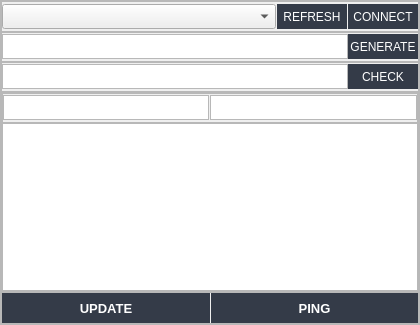
<?xml version="1.0" encoding="UTF-8"?>
<ui version="4.0">
 <class>Form</class>
 <widget class="QWidget" name="Form">
  <property name="geometry">
   <rect>
    <x>0</x>
    <y>0</y>
    <width>420</width>
    <height>325</height>
   </rect>
  </property>
  <property name="minimumSize">
   <size>
    <width>420</width>
    <height>325</height>
   </size>
  </property>
  <property name="maximumSize">
   <size>
    <width>420</width>
    <height>325</height>
   </size>
  </property>
  <property name="windowTitle">
   <string>Form</string>
  </property>
  <layout class="QVBoxLayout" name="verticalLayout_3">
   <property name="spacing">
    <number>0</number>
   </property>
   <property name="leftMargin">
    <number>0</number>
   </property>
   <property name="topMargin">
    <number>0</number>
   </property>
   <property name="rightMargin">
    <number>0</number>
   </property>
   <property name="bottomMargin">
    <number>0</number>
   </property>
   <item>
    <widget class="QFrame" name="frame">
     <property name="frameShape">
      <enum>QFrame::StyledPanel</enum>
     </property>
     <property name="frameShadow">
      <enum>QFrame::Raised</enum>
     </property>
     <layout class="QVBoxLayout" name="verticalLayout">
      <property name="spacing">
       <number>0</number>
      </property>
      <property name="leftMargin">
       <number>0</number>
      </property>
      <property name="topMargin">
       <number>0</number>
      </property>
      <property name="rightMargin">
       <number>0</number>
      </property>
      <property name="bottomMargin">
       <number>0</number>
      </property>
      <item>
       <widget class="QFrame" name="frame_6">
        <property name="frameShape">
         <enum>QFrame::StyledPanel</enum>
        </property>
        <property name="frameShadow">
         <enum>QFrame::Raised</enum>
        </property>
        <layout class="QHBoxLayout" name="horizontalLayout_4">
         <property name="spacing">
          <number>1</number>
         </property>
         <property name="leftMargin">
          <number>0</number>
         </property>
         <property name="topMargin">
          <number>0</number>
         </property>
         <property name="rightMargin">
          <number>0</number>
         </property>
         <property name="bottomMargin">
          <number>0</number>
         </property>
         <item>
          <widget class="QComboBox" name="comboBox">
           <property name="minimumSize">
            <size>
             <width>0</width>
             <height>25</height>
            </size>
           </property>
           <property name="maximumSize">
            <size>
             <width>16777215</width>
             <height>25</height>
            </size>
           </property>
          </widget>
         </item>
         <item>
          <widget class="QPushButton" name="pushButton_3">
           <property name="minimumSize">
            <size>
             <width>70</width>
             <height>25</height>
            </size>
           </property>
           <property name="maximumSize">
            <size>
             <width>70</width>
             <height>25</height>
            </size>
           </property>
           <property name="styleSheet">
            <string notr="true">QPushButton {	
	border: none;
	
	color: rgb(255, 255, 255);
	background-color: rgb(52, 59, 72);
}
QPushButton:hover {
	background-color: rgb(52, 59, 72);
}
QPushButton:pressed {	
	background-color: rgb(85, 170, 255);
}</string>
           </property>
           <property name="text">
            <string>REFRESH</string>
           </property>
          </widget>
         </item>
         <item>
          <widget class="QPushButton" name="pushButton_2">
           <property name="minimumSize">
            <size>
             <width>70</width>
             <height>25</height>
            </size>
           </property>
           <property name="maximumSize">
            <size>
             <width>70</width>
             <height>25</height>
            </size>
           </property>
           <property name="styleSheet">
            <string notr="true">QPushButton {	
	border: none;
	
	color: rgb(255, 255, 255);
	background-color: rgb(52, 59, 72);
}
QPushButton:hover {
	background-color: rgb(52, 59, 72);
}
QPushButton:pressed {	
	background-color: rgb(85, 170, 255);
}</string>
           </property>
           <property name="text">
            <string>CONNECT</string>
           </property>
          </widget>
         </item>
        </layout>
       </widget>
      </item>
      <item>
       <widget class="QFrame" name="frame_2">
        <property name="maximumSize">
         <size>
          <width>16777215</width>
          <height>30</height>
         </size>
        </property>
        <property name="frameShape">
         <enum>QFrame::StyledPanel</enum>
        </property>
        <property name="frameShadow">
         <enum>QFrame::Raised</enum>
        </property>
        <layout class="QHBoxLayout" name="horizontalLayout">
         <property name="spacing">
          <number>0</number>
         </property>
         <property name="leftMargin">
          <number>0</number>
         </property>
         <property name="topMargin">
          <number>0</number>
         </property>
         <property name="rightMargin">
          <number>0</number>
         </property>
         <property name="bottomMargin">
          <number>0</number>
         </property>
         <item>
          <widget class="QTextEdit" name="textEdit">
           <property name="minimumSize">
            <size>
             <width>0</width>
             <height>25</height>
            </size>
           </property>
           <property name="maximumSize">
            <size>
             <width>16777215</width>
             <height>25</height>
            </size>
           </property>
          </widget>
         </item>
         <item>
          <widget class="QPushButton" name="pushButton">
           <property name="minimumSize">
            <size>
             <width>70</width>
             <height>25</height>
            </size>
           </property>
           <property name="maximumSize">
            <size>
             <width>16777215</width>
             <height>25</height>
            </size>
           </property>
           <property name="styleSheet">
            <string notr="true">QPushButton {	
	border: none;
	
	color: rgb(255, 255, 255);
	background-color: rgb(52, 59, 72);
}
QPushButton:hover {
	background-color: rgb(52, 59, 72);
}
QPushButton:pressed {	
	background-color: rgb(85, 170, 255);
}</string>
           </property>
           <property name="text">
            <string>GENERATE</string>
           </property>
          </widget>
         </item>
        </layout>
       </widget>
      </item>
      <item>
       <widget class="QFrame" name="frame_3">
        <property name="maximumSize">
         <size>
          <width>16777215</width>
          <height>30</height>
         </size>
        </property>
        <property name="frameShape">
         <enum>QFrame::StyledPanel</enum>
        </property>
        <property name="frameShadow">
         <enum>QFrame::Raised</enum>
        </property>
        <layout class="QHBoxLayout" name="horizontalLayout_2">
         <property name="spacing">
          <number>0</number>
         </property>
         <property name="leftMargin">
          <number>0</number>
         </property>
         <property name="topMargin">
          <number>0</number>
         </property>
         <property name="rightMargin">
          <number>0</number>
         </property>
         <property name="bottomMargin">
          <number>0</number>
         </property>
         <item>
          <widget class="QTextEdit" name="textEdit_2">
           <property name="minimumSize">
            <size>
             <width>0</width>
             <height>25</height>
            </size>
           </property>
           <property name="maximumSize">
            <size>
             <width>16777215</width>
             <height>25</height>
            </size>
           </property>
          </widget>
         </item>
         <item>
          <widget class="QPushButton" name="pushButton_5">
           <property name="minimumSize">
            <size>
             <width>70</width>
             <height>25</height>
            </size>
           </property>
           <property name="maximumSize">
            <size>
             <width>16777215</width>
             <height>25</height>
            </size>
           </property>
           <property name="styleSheet">
            <string notr="true">QPushButton {	
	border: none;
	
	color: rgb(255, 255, 255);
	background-color: rgb(52, 59, 72);
}
QPushButton:hover {
	background-color: rgb(52, 59, 72);
}
QPushButton:pressed {	
	background-color: rgb(85, 170, 255);
}</string>
           </property>
           <property name="text">
            <string>CHECK</string>
           </property>
          </widget>
         </item>
        </layout>
       </widget>
      </item>
      <item>
       <widget class="QFrame" name="frame_4">
        <property name="maximumSize">
         <size>
          <width>16777215</width>
          <height>200</height>
         </size>
        </property>
        <property name="frameShape">
         <enum>QFrame::StyledPanel</enum>
        </property>
        <property name="frameShadow">
         <enum>QFrame::Raised</enum>
        </property>
        <layout class="QVBoxLayout" name="verticalLayout_2">
         <property name="spacing">
          <number>0</number>
         </property>
         <property name="leftMargin">
          <number>0</number>
         </property>
         <property name="topMargin">
          <number>0</number>
         </property>
         <property name="rightMargin">
          <number>0</number>
         </property>
         <property name="bottomMargin">
          <number>0</number>
         </property>
         <item>
          <widget class="QFrame" name="frame_7">
           <property name="minimumSize">
            <size>
             <width>0</width>
             <height>30</height>
            </size>
           </property>
           <property name="maximumSize">
            <size>
             <width>16777215</width>
             <height>30</height>
            </size>
           </property>
           <property name="frameShape">
            <enum>QFrame::StyledPanel</enum>
           </property>
           <property name="frameShadow">
            <enum>QFrame::Raised</enum>
           </property>
           <layout class="QHBoxLayout" name="horizontalLayout_5">
            <property name="spacing">
             <number>1</number>
            </property>
            <property name="leftMargin">
             <number>0</number>
            </property>
            <property name="topMargin">
             <number>0</number>
            </property>
            <property name="rightMargin">
             <number>0</number>
            </property>
            <property name="bottomMargin">
             <number>0</number>
            </property>
            <item>
             <widget class="QTextEdit" name="textEdit_4">
              <property name="minimumSize">
               <size>
                <width>0</width>
                <height>25</height>
               </size>
              </property>
              <property name="maximumSize">
               <size>
                <width>16777215</width>
                <height>25</height>
               </size>
              </property>
             </widget>
            </item>
            <item>
             <widget class="QTextEdit" name="textEdit_5">
              <property name="minimumSize">
               <size>
                <width>0</width>
                <height>25</height>
               </size>
              </property>
              <property name="maximumSize">
               <size>
                <width>16777215</width>
                <height>25</height>
               </size>
              </property>
             </widget>
            </item>
           </layout>
          </widget>
         </item>
         <item>
          <widget class="QTextEdit" name="textEdit_3"/>
         </item>
        </layout>
       </widget>
      </item>
      <item>
       <widget class="QFrame" name="frame_5">
        <property name="frameShape">
         <enum>QFrame::StyledPanel</enum>
        </property>
        <property name="frameShadow">
         <enum>QFrame::Raised</enum>
        </property>
        <layout class="QHBoxLayout" name="horizontalLayout_3">
         <property name="spacing">
          <number>1</number>
         </property>
         <property name="leftMargin">
          <number>0</number>
         </property>
         <property name="topMargin">
          <number>0</number>
         </property>
         <property name="rightMargin">
          <number>0</number>
         </property>
         <property name="bottomMargin">
          <number>0</number>
         </property>
         <item>
          <widget class="QPushButton" name="pushButton_4">
           <property name="minimumSize">
            <size>
             <width>0</width>
             <height>30</height>
            </size>
           </property>
           <property name="font">
            <font>
             <pointsize>10</pointsize>
             <weight>75</weight>
             <bold>true</bold>
            </font>
           </property>
           <property name="styleSheet">
            <string notr="true">QPushButton {	
	border: none;
	
	color: rgb(255, 255, 255);
	background-color: rgb(52, 59, 72);
}
QPushButton:hover {
	background-color: rgb(52, 59, 72);
}
QPushButton:pressed {	
	background-color: rgb(85, 170, 255);
}</string>
           </property>
           <property name="text">
            <string>UPDATE</string>
           </property>
          </widget>
         </item>
         <item>
          <widget class="QPushButton" name="pushButton_6">
           <property name="minimumSize">
            <size>
             <width>0</width>
             <height>30</height>
            </size>
           </property>
           <property name="font">
            <font>
             <pointsize>10</pointsize>
             <weight>75</weight>
             <bold>true</bold>
            </font>
           </property>
           <property name="styleSheet">
            <string notr="true">QPushButton {	
	border: none;
	
	color: rgb(255, 255, 255);
	background-color: rgb(52, 59, 72);
}
QPushButton:hover {
	background-color: rgb(52, 59, 72);
}
QPushButton:pressed {	
	background-color: rgb(85, 170, 255);
}</string>
           </property>
           <property name="text">
            <string>PING</string>
           </property>
          </widget>
         </item>
        </layout>
       </widget>
      </item>
     </layout>
    </widget>
   </item>
  </layout>
 </widget>
 <resources>
  <include location="../../../../Bdoctor/source/BDoctor/LungDetector.Desktop/resource.qrc"/>
  <include location="../resource.qrc"/>
 </resources>
 <connections/>
</ui>
